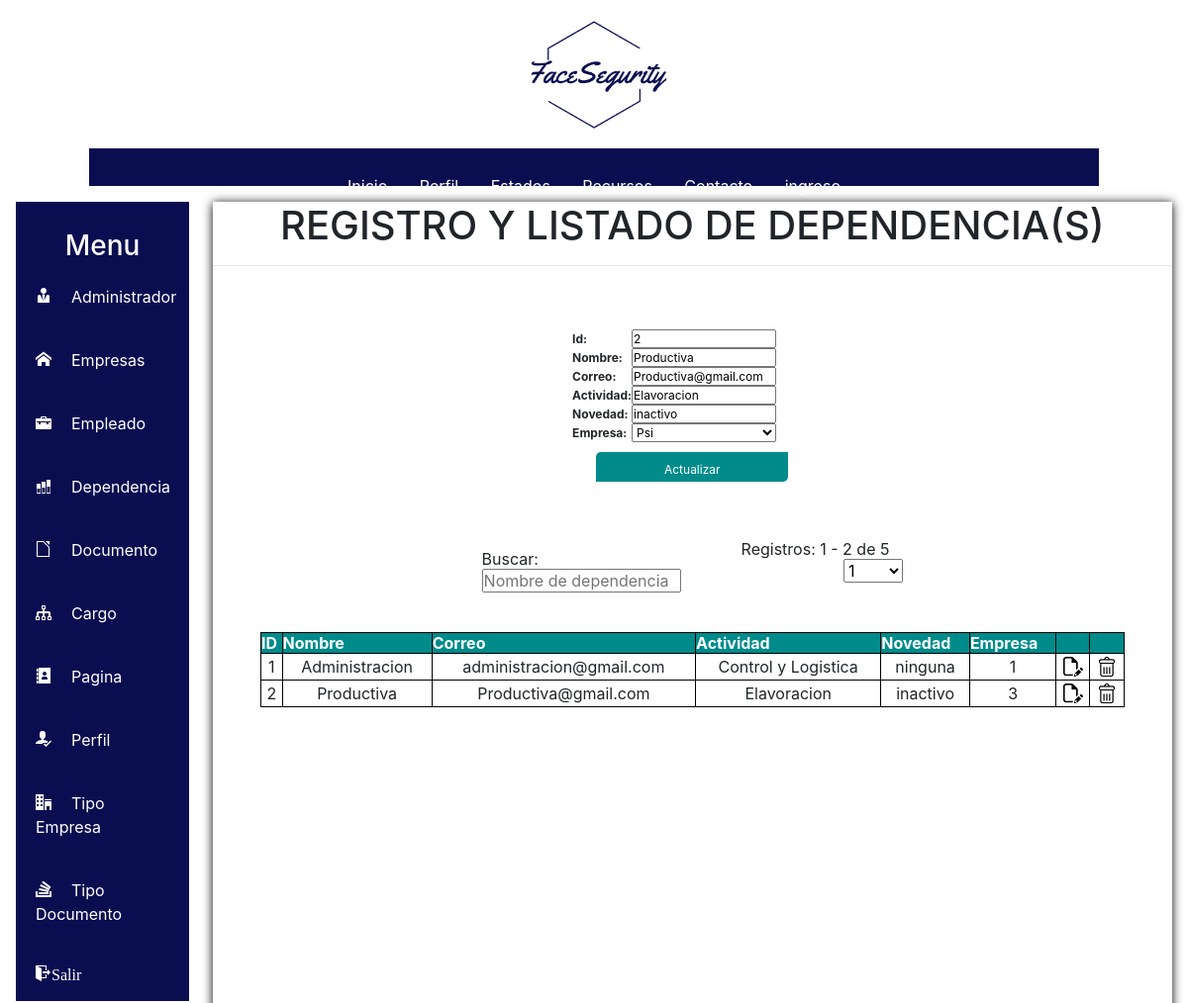
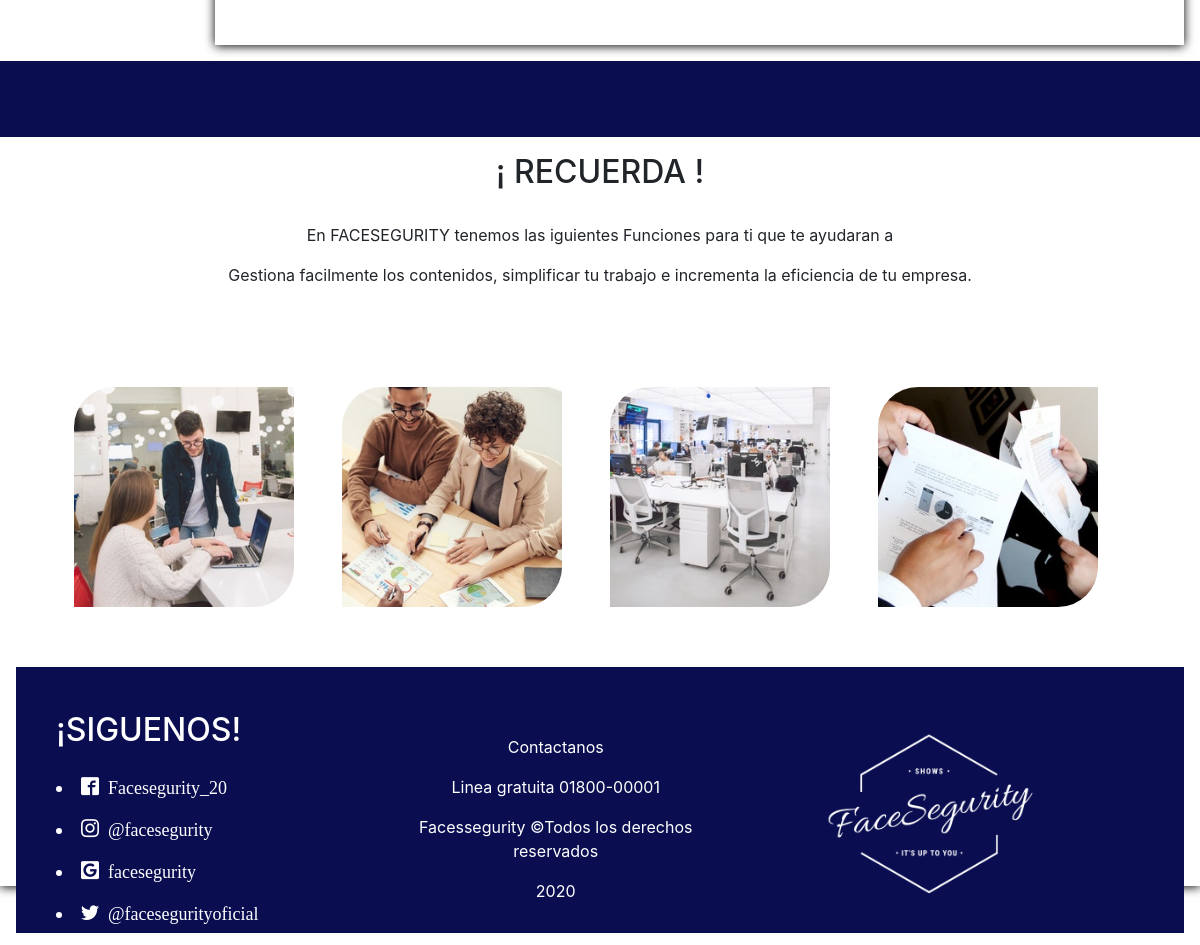
Page /SW_FACESEGURITY/home.php?pg=004&id_dependencia=2 (signed in) on the committed database (2 pictures, top to bottom).
### tables this page shows
CREATE TABLE `dependencia` (
  `id_dependencia` int(11) NOT NULL,
  `nom` text NOT NULL,
  `correo` varchar(45) NOT NULL,
  `activi` text NOT NULL,
  `nove` text NOT NULL,
  `emp_nit` int(11) NOT NULL
);

### SW_FACESEGURITY/modelo/mdependencia.php (called while the page is built, shortened)
<?php
class mdependencia{
	public function sel_dependencia($filtro,$rvini,$rvfin){
		$resultado = null;
		$modelo = new conexion();
		$conexion = $modelo->get_conexion();
		$sql = 'SELECT id_dependencia, nom, correo, activi, nove, emp_nit FROM dependencia';
		$sql .= ' LIMIT '.$rvini.', '.$rvfin.';';
		$result = $conexion->prepare($sql);
		$result->execute();
		while($f=$result->fetch()){
			$resultado[]=$f;
		}
		return $resultado;
	}
	public function list_empresa(){
		$resultado = null;
		$modelo = new conexion();
		$conexion = $modelo->get_conexion();
		$sql = "SELECT emp_nit, nom_emp FROM empresa;";
		$result = $conexion->prepare($sql);
		$result->execute();
		while($f=$result->fetch()){
			$resultado[]=$f;
		}
		return $resultado;
	}
	public function sel_dependencia_act($id_dependencia){
		$resultado1 = NULL;
		$modelo = new conexion();
		$conexion = $modelo->get_conexion();
		$sql = "SELECT id_dependencia, nom, correo, activi, nove,emp_nit FROM dependencia WHERE id_dependencia=:id_dependencia;";
		$result = $conexion->prepare($sql);
		$result->bindParam(':id_dependencia',$id_dependencia);
		$result->execute();
		while ($f1=$result->fetch()){
			$resultado1[]=$f1;
		}
		return $resultado1;
	}
	}
?>

### SW_FACESEGURITY/controlador/cdependencia.php (the view, shortened to what this page needs)
<?php
include ("modelo/mdependencia.php");
require_once('modelo/mpaginacion.php');
	function form_registro($id_dependencia){
	    $mdependencia = new mdependencia();
		$result = $mdependencia->list_empresa();
		$result1 = $mdependencia->sel_dependencia_act($id_dependencia);
		$txt = '';
		$txt .= '<div class="cuad">';
			$txt .= '<form name="frm1" action="#" method="POST">';
				$txt .= '<table>';
					$txt .= '<tr>';
						$txt .= '<th align="left">';
							$txt .= 'Id:';
						$txt .= '</th>';
						$txt .= '<td>';
							$txt .= '<input type="number" name="id_dependencia" max="99999999999" value="'.$id_dependencia.'"/>';
						$txt .= '</td>';
					$txt .= '</tr>';
					$txt .= '<tr>';
						$txt .= '<th align="left">';
							$txt .= 'Nombre:';
						$txt .= '</th>';
						$txt .= '<td>';
							$txt .= '<input type="text" name="nom" maxlength="50" value="';
						if ($id_dependencia)
						$txt .= $result1[0]["nom"];
						$txt .= '"/>';
						$txt .= '</td>';
					$txt .= '</tr>';
					$txt .= '<tr>';
						$txt .= '<th align="left">';
							$txt .= 'Correo:';
						$txt .= '</th>';
						$txt .= '<td>';
							$txt .= '<input type="email" name="correo" maxlength="50" value="';
						if ($id_dependencia)
						$txt .= $result1[0]["correo"];
						$txt .= '"/>';
						$txt .= '</td>';
					$txt .= '</tr>';
					$txt .= '<tr>';
						$txt .= '<th align="left">';
							$txt .= 'Actividad:';
						$txt .= '</th>';
						$txt .= '<td>';
							$txt .= '<input type="text" name="activi" maxlength="50" value="';
						if ($id_dependencia)
						$txt .= $result1[0]["activi"];
						$txt .= '"/>';
						$txt .= '</td>';
					$txt .= '</tr>';
					$txt .= '<tr>';
						$txt .= '<th align="left">';
							$txt .= 'Novedad:';
						$txt .= '</th>';
						$txt .= '<td>';
							$txt .= '<input type="text" name="nove" maxlength="50" value="';
						if ($id_dependencia)
						$txt .= $result1[0]["nove"];
						$txt .= '"/>';
						$txt .= '</td>';
					$txt .= '</tr>';
					$txt .= '<tr>';
					$txt .= '<th align="left">';
						$txt .= 'Empresa: ';
					$txt .= '</th>';
					$txt .= '<td>';
						$txt .= '<select name="emp_nit">';
						foreach ($result as $f) {
							$txt .= '<option value="'.$f['emp_nit'].'" ';
							if($f['emp_nit'] and $f['emp_nit']==$result[0]["emp_nit"])
								$txt .="SELECTED";
							$txt .= ' >'.$f['nom_emp'].'</option>';
						}
						$txt .= '</select>';
					$txt .= '</td>';
					$txt .= '</tr>';
					$txt .= '<tr>';
					$txt .= '<th colspan="2" style="text-align: center;">';
						$txt .= '<input type="submit" name="operacion" value="';
						if ($id_dependencia)
							$txt .= 'Actualizar';
						else
							$txt .= 'Insertar';
					$txt .= '" />';
					$txt .= '</tr>';
				$txt .= '</table>';
			$txt .= '</form>';
		$txt .= '</div>';
		echo $txt;
	}
	function form_mostrar($conp,$nreg,$pg,$bo,$filtro,$arc){
		$mdependencia = new mdependencia();
		$pa = new mpaginacion();
		$txt = '';
		$txt .= "<table>";
			$txt .= "<tr>";
				$txt .= "<td>";
					$txt .= "<form name='forfil' method='GET' action='".$arc."'>";
						$txt .= "<input type='hidden' name='pg' value='".$pg."' />";
						$txt .= "Buscar:<input type='text' name='filtro' value='".$filtro."' placeholder='Nombre de dependencia' onChange= 'this.form.submit();' />";
					$txt .= "</form>";
				$txt .= "</td>";
				$txt .= "<td align='right' style='padding-left: 10px;'>";
					$bo = "<input type='hidden' name='filtro' value='".$filtro."' />";
					$txt .= $pa->spag($conp,$nreg,$pg,$bo,$arc);
					$result = $mdependencia->sel_dependencia($filtro,$pa->rvalini(),$pa->rvalfin());
				$txt .= "</td>";
			$txt .= "</tr>";
		$txt .= "</table>";
		if($result){
		$txt .= '<div class="cuad1" style="width: 90%;">';
			$txt .= '<table width="100%" cellspacing="0px" align="center">';
				$txt .= '<tr>';
					$txt .= '<th>';
						$txt .= 'ID';
					$txt .= '</th>';
					$txt .= '<th>';
						$txt .= 'Nombre';
					$txt .= '</th>';
					$txt .= '<th>';
						$txt .= 'Correo';
					$txt .= '</th>';
					$txt .= '<th>';
						$txt .= 'Actividad';
					$txt .= '</th>';
					$txt .= '<th>';
						$txt .= 'Novedad';
					$txt .= '</th>';
					$txt .= '<th>';
						$txt .= 'Empresa';
					$txt .= '</th>';
					$txt .= '<th></th>';
					$txt .= '<th></th>';
				$txt .= '</tr>';
				foreach ($result as $f) {
				$txt .= '<tr>';
					$txt .= '<td align="center">';
						$txt .= $f["id_dependencia"];
					$txt .= '</td>';
					$txt .= '<td align="center">';
						$txt .= $f["nom"];
					$txt .= '</td>';
					$txt .= '<td align="center">';
						$txt .= $f["correo"];
					$txt .= '</td>';
					$txt .= '<td align="center">';
						$txt .= $f["activi"];
					$txt .= '</td>';
					$txt .= '<td align="center">';
						$txt .= $f["nove"];
					$txt .= '</td>';
					$txt .= '<td align="center">';
						$txt .= $f["emp_nit"];
					$txt .= '</td>';
					$txt .= '<td align="center"><a href="home.php?pg=004&id_dependencia='.$f["id_dependencia"].'">
						<img src="img/actua.png" title="Actualizar"</a></td>';
					$txt .= '<td align="center"><a href="home.php?pg=004&del='.$f["id_dependencia"].'">
						<img src="img/elemi.png" title="Eliminar"</a></td>';
				$txt .= '</tr>';
				}
			$txt .= '</table>';
		$txt .= '</div>';
		}else{
		$txt .= '<div class="cuad" style="width: 90%;">';
		$txt .= '<h3>No existen datos registrado en la base de datos...</h3>';
		$txt .= '</div>';
	}
		echo $txt;
	}
?>

### SW_FACESEGURITY/css/homeestilos.css (style rules this page uses)
* { margin: 0; padding: 0; }

### SW_FACESEGURITY/css/tablas.css (style rules this page uses)
.cuad1 th { border: solid 1px black; background: red; }
.cuad1 td { border: solid 1px black; padding: 3px; }
.cuad1 th { background-color: #008B8B; color: white; }
.cuad1 table { margin: 30px auto; padding: 12px auto; border: solid 1px black; border-collapse: collapse; }
.cuad1 { float: center; padding: 5px auto; margin: 5px auto; }
.cuad th { font-size: 12px; }
.cuad td { font-size: 12px; margin-bottom: 10px; box-sizing: border-box; }
input { display: block; width: 80% }
select { display: block; width: 80% }
.cuad table { width: 100%; float: center; overflow-x: auto; display: flex; overflow-y: auto; }
.cuad { width: 25%; float: center; }
input[type=submit] { margin-bottom: 0px; background: #008B8B; color: white; border:none; padding: 10px; height:30px; margin: 10px auto; text-shadow: #fff; border-radius: 5px 0px 5px 0px; }

### rows in the picture
dependencia: value "1 Administracion administracion@gmail.com Control y Logistica ninguna 1"
dependencia: value "2 Productiva Productiva@gmail.com Elavoracion inactivo 3"

### other values in the picture
$txt "Id: Nombre: Correo: Actividad: Novedad: Empresa:"
$txt "Registros: 1 - 2 de 5"
form field emp_nit "Psi"
form field npg "1"
